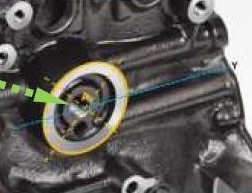
#> input picture MOTORv4.jpg, 252 x 193 px
$ python rectas.py
#> lines starting #> are read from the running program, lines starting #| are printed output that depends on the picture; after the words box and inside, x2 and y2 are one past the last pixel; in counts of white or black regions, pixels touching at a corner belong together
import cv2
import numpy as np

# Cargar la imagen
imagen = cv2.imread('MOTORv4.jpg')
#> imagen is the input picture: shape (193, 252, 3); mean B, G, R 88.4, 91.7, 93.9
if imagen is None:
    print("Error: no se pudo cargar la imagen. Verifique la ruta del archivo.")
    exit()

# Convertir a escala de grises
imagen_gris = cv2.cvtColor(imagen, cv2.COLOR_BGR2GRAY)
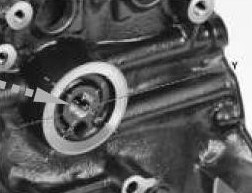
#> imagen_gris: shape (193, 252); min 0, max 255, mean 92

# Aplicar detección de bordes (Canny)
bordes = cv2.Canny(imagen_gris, 50, 150, apertureSize=3)
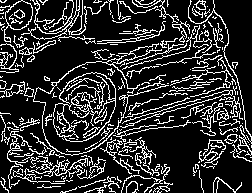
#> bordes: shape (193, 252); 18.9% white in thin lines or dots

# Usar la Transformada de Hough para detectar líneas
lineas = cv2.HoughLines(bordes, 1, np.pi / 100, 120)
#> lineas = [[128, 1.29]]

# Dibujar las líneas en la imagen
if lineas is not None:
    for linea in lineas:
        rho, theta = linea[0]
        a = np.cos(theta)
        b = np.sin(theta)
        x0 = a * rho
        y0 = b * rho
        x1 = int(x0 + 1000 * (-b))
        y1 = int(y0 + 1000 * (a))
        x2 = int(x0 - 1000 * (-b))
        y2 = int(y0 - 1000 * (a))
        cv2.line(imagen, (x1, y1), (x2, y2), (0, 0, 255), 2)
#> this loop made 1 pass
#> (rho, theta, a, b, x0, y0, x1, y1) on pass 1: (128, 1.29, 0.279, 0.96, 35.71, 122.9, -924, 401)
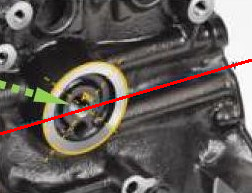
#> imagen: shape (193, 252, 3); 1.62% of pixels changed, all inside (x1, y1, x2, y2) = (0, 59, 252, 135)

# Mostrar la imagen
cv2.imshow('Líneas Detectadas', imagen)
cv2.waitKey(0)
cv2.destroyAllWindows()
